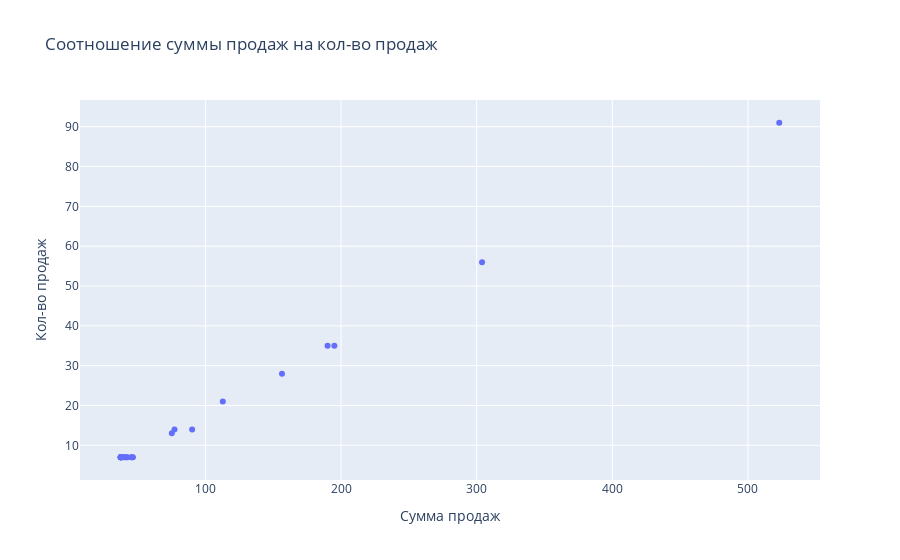

Notebook code for this chart:
### Markdown cell above
### Задание 1.2

### Code cell
fig = px.scatter(
    df,
    x= 'total_sales',
    y= 'sales_number',
    title= 'Соотношение суммы продаж на кол-во продаж',
    labels= {'total_sales': 'Сумма продаж', 'sales_number': 'Кол-во продаж'}
)

fig.show()

### Figure 1 — Plotly figure (JSON) as saved in the notebook; plotly's stock layout.template omitted (floating-point values rounded to 4 significant figures)
{"data": [{"hovertemplate": "Сумма продаж=%{x}<br>Кол-во продаж=%{y}<extra></extra>", "legendgroup": "", "marker": {"color": "#636efa", "symbol": "circle"}, "mode": "markers", "name": "", "orientation": "v", "showlegend": false, "type": "scatter", "x": [37.62, 75.26, 42.62, 37.62, 90.24, 37.62, 41.62, 195.1, 156.5, 45.62, 45.62, 37.62, 40.62, 39.62, 37.62, 77.24, 37.62, 38.62, 112.9, 304.0, 523.1, 37.62, 190.1, 46.62], "xaxis": "x", "y": [7, 13, 7, 7, 14, 7, 7, 35, 28, 7, 7, 7, 7, 7, 7, 14, 7, 7, 21, 56, 91, 7, 35, 7], "yaxis": "y"}], "layout": {"legend": {"tracegroupgap": 0}, "title": {"text": "Соотношение суммы продаж на кол-во продаж"}, "xaxis": {"anchor": "y", "domain": [0, 1], "title": {"text": "Сумма продаж"}}, "yaxis": {"anchor": "x", "domain": [0, 1], "title": {"text": "Кол-во продаж"}}}}
